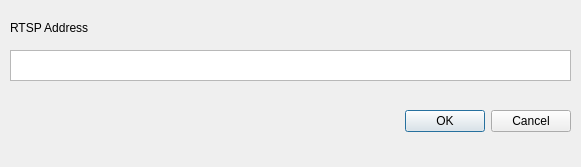
<?xml version="1.0" encoding="UTF-8"?>
<ui version="4.0">
 <class>RTSP_dialog</class>
 <widget class="QDialog" name="RTSP_dialog">
  <property name="geometry">
   <rect>
    <x>0</x>
    <y>0</y>
    <width>581</width>
    <height>167</height>
   </rect>
  </property>
  <property name="windowTitle">
   <string>Dialog</string>
  </property>
  <widget class="QDialogButtonBox" name="rtsp_button">
   <property name="geometry">
    <rect>
     <x>400</x>
     <y>110</y>
     <width>171</width>
     <height>23</height>
    </rect>
   </property>
   <property name="orientation">
    <enum>Qt::Horizontal</enum>
   </property>
   <property name="standardButtons">
    <set>QDialogButtonBox::Cancel|QDialogButtonBox::Ok</set>
   </property>
  </widget>
  <widget class="QLabel" name="rtsp_label">
   <property name="geometry">
    <rect>
     <x>10</x>
     <y>20</y>
     <width>83</width>
     <height>16</height>
    </rect>
   </property>
   <property name="text">
    <string>RTSP Address</string>
   </property>
  </widget>
  <widget class="QTextEdit" name="address_text">
   <property name="geometry">
    <rect>
     <x>10</x>
     <y>50</y>
     <width>561</width>
     <height>31</height>
    </rect>
   </property>
  </widget>
 </widget>
 <resources/>
 <connections>
  <connection>
   <sender>rtsp_button</sender>
   <signal>accepted()</signal>
   <receiver>RTSP_dialog</receiver>
   <slot>accept()</slot>
   <hints>
    <hint type="sourcelabel">
     <x>248</x>
     <y>254</y>
    </hint>
    <hint type="destinationlabel">
     <x>157</x>
     <y>274</y>
    </hint>
   </hints>
  </connection>
  <connection>
   <sender>rtsp_button</sender>
   <signal>rejected()</signal>
   <receiver>RTSP_dialog</receiver>
   <slot>reject()</slot>
   <hints>
    <hint type="sourcelabel">
     <x>316</x>
     <y>260</y>
    </hint>
    <hint type="destinationlabel">
     <x>286</x>
     <y>274</y>
    </hint>
   </hints>
  </connection>
 </connections>
</ui>
